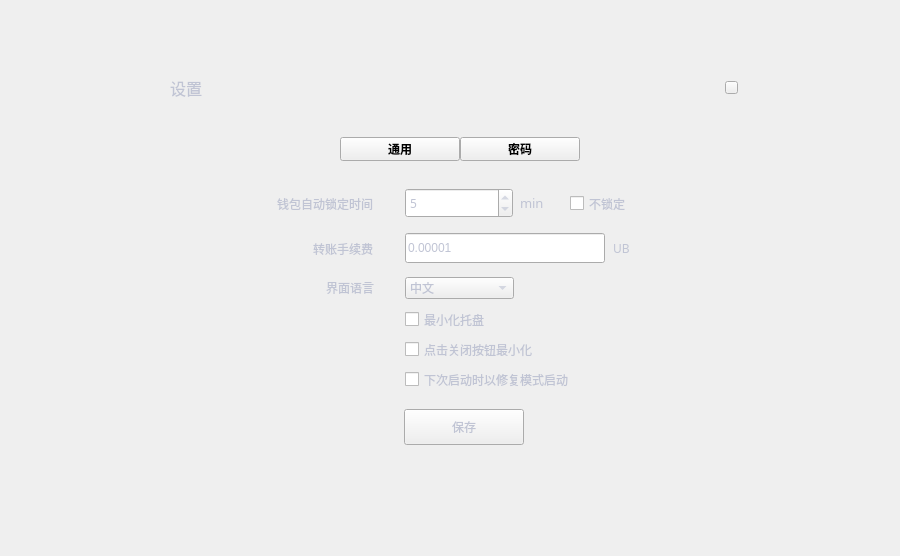
<?xml version="1.0" encoding="UTF-8"?>
<ui version="4.0">
 <class>SetDialog</class>
 <widget class="QDialog" name="SetDialog">
  <property name="geometry">
   <rect>
    <x>0</x>
    <y>0</y>
    <width>900</width>
    <height>556</height>
   </rect>
  </property>
  <property name="font">
   <font>
    <family>微软雅黑</family>
   </font>
  </property>
  <property name="windowTitle">
   <string>Dialog</string>
  </property>
  <property name="styleSheet">
   <string notr="true"/>
  </property>
  <widget class="QWidget" name="widget" native="true">
   <property name="geometry">
    <rect>
     <x>0</x>
     <y>0</y>
     <width>900</width>
     <height>556</height>
    </rect>
   </property>
   <widget class="QWidget" name="containerWidget" native="true">
    <property name="geometry">
     <rect>
      <x>150</x>
      <y>69</y>
      <width>600</width>
      <height>420</height>
     </rect>
    </property>
    <property name="font">
     <font>
      <family>微软雅黑</family>
     </font>
    </property>
    <property name="styleSheet">
     <string notr="true"/>
    </property>
    <widget class="QLabel" name="label">
     <property name="geometry">
      <rect>
       <x>20</x>
       <y>8</y>
       <width>80</width>
       <height>21</height>
      </rect>
     </property>
     <property name="font">
      <font>
       <family>微软雅黑</family>
       <pointsize>12</pointsize>
       <weight>50</weight>
       <bold>false</bold>
      </font>
     </property>
     <property name="styleSheet">
      <string notr="true">color: rgb(192,196,212);</string>
     </property>
     <property name="text">
      <string>设置</string>
     </property>
     <property name="alignment">
      <set>Qt::AlignLeading|Qt::AlignLeft|Qt::AlignVCenter</set>
     </property>
    </widget>
    <widget class="QToolButton" name="generalBtn">
     <property name="geometry">
      <rect>
       <x>190</x>
       <y>68</y>
       <width>120</width>
       <height>24</height>
      </rect>
     </property>
     <property name="font">
      <font>
       <family>微软雅黑</family>
       <weight>75</weight>
       <bold>true</bold>
      </font>
     </property>
     <property name="cursor">
      <cursorShape>PointingHandCursor</cursorShape>
     </property>
     <property name="styleSheet">
      <string notr="true"/>
     </property>
     <property name="text">
      <string>通用</string>
     </property>
    </widget>
    <widget class="QStackedWidget" name="stackedWidget">
     <property name="geometry">
      <rect>
       <x>0</x>
       <y>100</y>
       <width>600</width>
       <height>320</height>
      </rect>
     </property>
     <property name="styleSheet">
      <string notr="true">color: rgb(192, 196, 212);</string>
     </property>
     <property name="currentIndex">
      <number>0</number>
     </property>
     <widget class="QWidget" name="page">
      <widget class="QToolButton" name="saveBtn">
       <property name="geometry">
        <rect>
         <x>254</x>
         <y>240</y>
         <width>120</width>
         <height>36</height>
        </rect>
       </property>
       <property name="font">
        <font>
         <family>微软雅黑</family>
        </font>
       </property>
       <property name="cursor">
        <cursorShape>PointingHandCursor</cursorShape>
       </property>
       <property name="focusPolicy">
        <enum>Qt::NoFocus</enum>
       </property>
       <property name="styleSheet">
        <string notr="true"/>
       </property>
       <property name="text">
        <string>保存</string>
       </property>
      </widget>
      <widget class="QLabel" name="label_2">
       <property name="geometry">
        <rect>
         <x>92</x>
         <y>19</y>
         <width>131</width>
         <height>31</height>
        </rect>
       </property>
       <property name="font">
        <font>
         <family>微软雅黑</family>
         <pointsize>9</pointsize>
        </font>
       </property>
       <property name="text">
        <string>钱包自动锁定时间</string>
       </property>
       <property name="alignment">
        <set>Qt::AlignRight|Qt::AlignTrailing|Qt::AlignVCenter</set>
       </property>
      </widget>
      <widget class="QComboBox" name="languageComboBox">
       <property name="geometry">
        <rect>
         <x>255</x>
         <y>108</y>
         <width>109</width>
         <height>22</height>
        </rect>
       </property>
       <property name="font">
        <font>
         <family>微软雅黑</family>
        </font>
       </property>
       <property name="focusPolicy">
        <enum>Qt::NoFocus</enum>
       </property>
       <property name="styleSheet">
        <string notr="true"/>
       </property>
       <item>
        <property name="text">
         <string>中文</string>
        </property>
       </item>
       <item>
        <property name="text">
         <string>English</string>
        </property>
       </item>
      </widget>
      <widget class="QCheckBox" name="nolockCheckBox">
       <property name="geometry">
        <rect>
         <x>420</x>
         <y>24</y>
         <width>101</width>
         <height>21</height>
        </rect>
       </property>
       <property name="font">
        <font>
         <family>微软雅黑</family>
         <pointsize>9</pointsize>
        </font>
       </property>
       <property name="cursor">
        <cursorShape>PointingHandCursor</cursorShape>
       </property>
       <property name="focusPolicy">
        <enum>Qt::NoFocus</enum>
       </property>
       <property name="text">
        <string>不锁定</string>
       </property>
      </widget>
      <widget class="QSpinBox" name="lockTimeSpinBox">
       <property name="geometry">
        <rect>
         <x>255</x>
         <y>19</y>
         <width>108</width>
         <height>30</height>
        </rect>
       </property>
       <property name="font">
        <font>
         <family>微软雅黑</family>
        </font>
       </property>
       <property name="focusPolicy">
        <enum>Qt::StrongFocus</enum>
       </property>
       <property name="styleSheet">
        <string notr="true"/>
       </property>
       <property name="readOnly">
        <bool>false</bool>
       </property>
       <property name="minimum">
        <number>0</number>
       </property>
       <property name="maximum">
        <number>60</number>
       </property>
       <property name="value">
        <number>5</number>
       </property>
      </widget>
      <widget class="QLabel" name="label_6">
       <property name="geometry">
        <rect>
         <x>123</x>
         <y>109</y>
         <width>101</width>
         <height>20</height>
        </rect>
       </property>
       <property name="font">
        <font>
         <family>微软雅黑</family>
         <pointsize>9</pointsize>
        </font>
       </property>
       <property name="text">
        <string>界面语言</string>
       </property>
       <property name="alignment">
        <set>Qt::AlignRight|Qt::AlignTrailing|Qt::AlignVCenter</set>
       </property>
      </widget>
      <widget class="QLabel" name="label_3">
       <property name="geometry">
        <rect>
         <x>370</x>
         <y>26</y>
         <width>31</width>
         <height>16</height>
        </rect>
       </property>
       <property name="font">
        <font>
         <family>微软雅黑</family>
         <pointsize>10</pointsize>
        </font>
       </property>
       <property name="text">
        <string>min</string>
       </property>
      </widget>
      <widget class="QCheckBox" name="minimizeCheckBox">
       <property name="geometry">
        <rect>
         <x>255</x>
         <y>140</y>
         <width>171</width>
         <height>21</height>
        </rect>
       </property>
       <property name="font">
        <font>
         <family>微软雅黑</family>
         <pointsize>9</pointsize>
        </font>
       </property>
       <property name="cursor">
        <cursorShape>PointingHandCursor</cursorShape>
       </property>
       <property name="focusPolicy">
        <enum>Qt::NoFocus</enum>
       </property>
       <property name="text">
        <string>最小化托盘</string>
       </property>
      </widget>
      <widget class="QCheckBox" name="closeCheckBox">
       <property name="geometry">
        <rect>
         <x>255</x>
         <y>170</y>
         <width>211</width>
         <height>21</height>
        </rect>
       </property>
       <property name="font">
        <font>
         <family>微软雅黑</family>
         <pointsize>9</pointsize>
        </font>
       </property>
       <property name="cursor">
        <cursorShape>PointingHandCursor</cursorShape>
       </property>
       <property name="focusPolicy">
        <enum>Qt::NoFocus</enum>
       </property>
       <property name="text">
        <string>点击关闭按钮最小化</string>
       </property>
      </widget>
      <widget class="QCheckBox" name="resyncCheckBox">
       <property name="geometry">
        <rect>
         <x>255</x>
         <y>200</y>
         <width>211</width>
         <height>21</height>
        </rect>
       </property>
       <property name="font">
        <font>
         <family>微软雅黑</family>
         <pointsize>9</pointsize>
        </font>
       </property>
       <property name="cursor">
        <cursorShape>PointingHandCursor</cursorShape>
       </property>
       <property name="focusPolicy">
        <enum>Qt::NoFocus</enum>
       </property>
       <property name="text">
        <string>下次启动时以修复模式启动</string>
       </property>
      </widget>
      <widget class="QLabel" name="label_4">
       <property name="geometry">
        <rect>
         <x>92</x>
         <y>64</y>
         <width>131</width>
         <height>31</height>
        </rect>
       </property>
       <property name="font">
        <font>
         <family>微软雅黑</family>
         <pointsize>9</pointsize>
        </font>
       </property>
       <property name="text">
        <string>转账手续费</string>
       </property>
       <property name="alignment">
        <set>Qt::AlignRight|Qt::AlignTrailing|Qt::AlignVCenter</set>
       </property>
      </widget>
      <widget class="QLabel" name="unitLabel2">
       <property name="geometry">
        <rect>
         <x>463</x>
         <y>71</y>
         <width>150</width>
         <height>16</height>
        </rect>
       </property>
       <property name="font">
        <font>
         <family>微软雅黑</family>
        </font>
       </property>
       <property name="styleSheet">
        <string notr="true"/>
       </property>
       <property name="text">
        <string>UB</string>
       </property>
      </widget>
      <widget class="QLineEdit" name="feeLineEdit">
       <property name="geometry">
        <rect>
         <x>255</x>
         <y>64</y>
         <width>200</width>
         <height>30</height>
        </rect>
       </property>
       <property name="cursor">
        <cursorShape>IBeamCursor</cursorShape>
       </property>
       <property name="contextMenuPolicy">
        <enum>Qt::DefaultContextMenu</enum>
       </property>
       <property name="text">
        <string>0.00001</string>
       </property>
       <property name="maxLength">
        <number>20</number>
       </property>
       <property name="readOnly">
        <bool>false</bool>
       </property>
      </widget>
     </widget>
     <widget class="QWidget" name="page_2">
      <widget class="QLineEdit" name="newPwdLineEdit">
       <property name="geometry">
        <rect>
         <x>245</x>
         <y>74</y>
         <width>195</width>
         <height>30</height>
        </rect>
       </property>
       <property name="font">
        <font>
         <family>微软雅黑</family>
        </font>
       </property>
       <property name="contextMenuPolicy">
        <enum>Qt::DefaultContextMenu</enum>
       </property>
       <property name="echoMode">
        <enum>QLineEdit::Password</enum>
       </property>
      </widget>
      <widget class="QLineEdit" name="confirmPwdLineEdit">
       <property name="geometry">
        <rect>
         <x>245</x>
         <y>129</y>
         <width>195</width>
         <height>30</height>
        </rect>
       </property>
       <property name="font">
        <font>
         <family>微软雅黑</family>
        </font>
       </property>
       <property name="contextMenuPolicy">
        <enum>Qt::DefaultContextMenu</enum>
       </property>
       <property name="echoMode">
        <enum>QLineEdit::Password</enum>
       </property>
      </widget>
      <widget class="QToolButton" name="confirmBtn">
       <property name="geometry">
        <rect>
         <x>254</x>
         <y>214</y>
         <width>120</width>
         <height>36</height>
        </rect>
       </property>
       <property name="font">
        <font/>
       </property>
       <property name="cursor">
        <cursorShape>PointingHandCursor</cursorShape>
       </property>
       <property name="focusPolicy">
        <enum>Qt::NoFocus</enum>
       </property>
       <property name="styleSheet">
        <string notr="true"/>
       </property>
       <property name="text">
        <string>保存</string>
       </property>
      </widget>
      <widget class="QLabel" name="label_7">
       <property name="geometry">
        <rect>
         <x>160</x>
         <y>134</y>
         <width>61</width>
         <height>16</height>
        </rect>
       </property>
       <property name="font">
        <font>
         <family>微软雅黑</family>
         <stylestrategy>PreferDefault</stylestrategy>
        </font>
       </property>
       <property name="text">
        <string>再次输入：</string>
       </property>
       <property name="alignment">
        <set>Qt::AlignRight|Qt::AlignTrailing|Qt::AlignVCenter</set>
       </property>
      </widget>
      <widget class="QLabel" name="tipLabel3">
       <property name="geometry">
        <rect>
         <x>450</x>
         <y>24</y>
         <width>151</width>
         <height>16</height>
        </rect>
       </property>
       <property name="styleSheet">
        <string notr="true">color: rgb(255, 0, 0);</string>
       </property>
       <property name="text">
        <string/>
       </property>
      </widget>
      <widget class="QLabel" name="label_8">
       <property name="geometry">
        <rect>
         <x>160</x>
         <y>24</y>
         <width>61</width>
         <height>16</height>
        </rect>
       </property>
       <property name="font">
        <font>
         <family>微软雅黑</family>
         <stylestrategy>PreferDefault</stylestrategy>
        </font>
       </property>
       <property name="text">
        <string>旧密码：</string>
       </property>
       <property name="alignment">
        <set>Qt::AlignRight|Qt::AlignTrailing|Qt::AlignVCenter</set>
       </property>
      </widget>
      <widget class="QLabel" name="tipLabel2">
       <property name="geometry">
        <rect>
         <x>450</x>
         <y>134</y>
         <width>151</width>
         <height>16</height>
        </rect>
       </property>
       <property name="styleSheet">
        <string notr="true">color: rgb(255, 0, 0);</string>
       </property>
       <property name="text">
        <string/>
       </property>
      </widget>
      <widget class="QLabel" name="label_9">
       <property name="geometry">
        <rect>
         <x>160</x>
         <y>79</y>
         <width>61</width>
         <height>16</height>
        </rect>
       </property>
       <property name="font">
        <font>
         <family>微软雅黑</family>
         <stylestrategy>PreferDefault</stylestrategy>
        </font>
       </property>
       <property name="text">
        <string>新密码：</string>
       </property>
       <property name="alignment">
        <set>Qt::AlignRight|Qt::AlignTrailing|Qt::AlignVCenter</set>
       </property>
      </widget>
      <widget class="QLabel" name="tipLabel">
       <property name="geometry">
        <rect>
         <x>450</x>
         <y>79</y>
         <width>151</width>
         <height>16</height>
        </rect>
       </property>
       <property name="styleSheet">
        <string notr="true">color: rgb(255, 0, 0);</string>
       </property>
       <property name="text">
        <string/>
       </property>
      </widget>
      <widget class="QLineEdit" name="oldPwdLineEdit">
       <property name="geometry">
        <rect>
         <x>245</x>
         <y>19</y>
         <width>195</width>
         <height>30</height>
        </rect>
       </property>
       <property name="font">
        <font>
         <family>微软雅黑</family>
        </font>
       </property>
       <property name="contextMenuPolicy">
        <enum>Qt::DefaultContextMenu</enum>
       </property>
       <property name="echoMode">
        <enum>QLineEdit::Password</enum>
       </property>
      </widget>
     </widget>
    </widget>
    <widget class="QToolButton" name="safeBtn">
     <property name="geometry">
      <rect>
       <x>310</x>
       <y>68</y>
       <width>120</width>
       <height>24</height>
      </rect>
     </property>
     <property name="font">
      <font>
       <weight>75</weight>
       <bold>true</bold>
      </font>
     </property>
     <property name="cursor">
      <cursorShape>PointingHandCursor</cursorShape>
     </property>
     <property name="styleSheet">
      <string notr="true"/>
     </property>
     <property name="text">
      <string>密码</string>
     </property>
    </widget>
    <widget class="QToolButton" name="closeBtn">
     <property name="geometry">
      <rect>
       <x>575</x>
       <y>12</y>
       <width>13</width>
       <height>13</height>
      </rect>
     </property>
     <property name="cursor">
      <cursorShape>PointingHandCursor</cursorShape>
     </property>
     <property name="focusPolicy">
      <enum>Qt::NoFocus</enum>
     </property>
     <property name="text">
      <string/>
     </property>
    </widget>
   </widget>
  </widget>
 </widget>
 <tabstops>
  <tabstop>oldPwdLineEdit</tabstop>
  <tabstop>newPwdLineEdit</tabstop>
  <tabstop>confirmPwdLineEdit</tabstop>
  <tabstop>lockTimeSpinBox</tabstop>
  <tabstop>generalBtn</tabstop>
  <tabstop>safeBtn</tabstop>
 </tabstops>
 <resources/>
 <connections/>
</ui>
